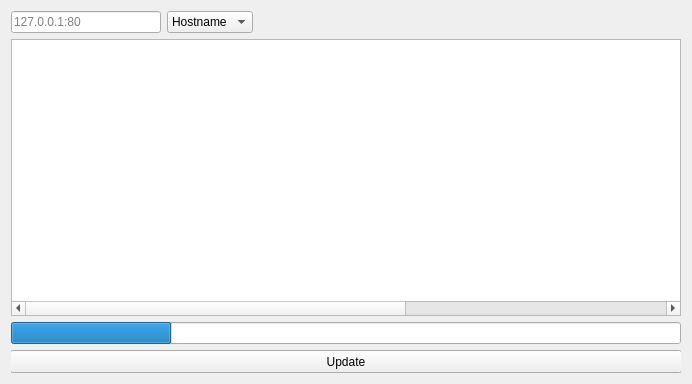
<?xml version="1.0" encoding="UTF-8"?>
<ui version="4.0">
	<class>Form</class>
	<widget class="QWidget" name="Form">
		<property name="enabled">
			<bool>true</bool>
		</property>
		<property name="geometry">
			<rect>
				<x>0</x>
				<y>0</y>
				<width>692</width>
				<height>384</height>
			</rect>
		</property>
		<property name="minimumSize">
			<size>
				<width>640</width>
				<height>384</height>
			</size>
		</property>
		<property name="maximumSize">
			<size>
				<width>1920</width>
				<height>1080</height>
			</size>
		</property>
		<property name="mouseTracking">
			<bool>false</bool>
		</property>
		<property name="windowTitle">
			<string>Form</string>
		</property>
		<property name="autoFillBackground">
			<bool>false</bool>
		</property>
		<layout class="QVBoxLayout" name="verticalLayout">
			<item>
				<layout class="QHBoxLayout" name="horizontalLayout">
					<property name="topMargin">
						<number>0</number>
					</property>
					<item>
						<widget class="QLineEdit" name="IpAddressLineEdit">
							<property name="maximumSize">
								<size>
									<width>150</width>
									<height>16777215</height>
								</size>
							</property>
							<property name="placeholderText">
								<string>127.0.0.1:80</string>
							</property>
						</widget>
					</item>
					<item>
						<widget class="QComboBox" name="comboBox">
							<property name="sizePolicy">
								<sizepolicy hsizetype="Preferred" vsizetype="Fixed">
									<horstretch>0</horstretch>
									<verstretch>0</verstretch>
								</sizepolicy>
							</property>
							<item>
								<property name="text">
									<string>Hostname</string>
								</property>
							</item>
							<item>
								<property name="text">
									<string>IPv4</string>
								</property>
							</item>
							<item>
								<property name="text">
									<string>IPV6</string>
								</property>
							</item>
						</widget>
					</item>
					<item>
						<widget class="QLabel" name="Statuslabel">
							<property name="sizePolicy">
								<sizepolicy hsizetype="Fixed" vsizetype="Fixed">
									<horstretch>0</horstretch>
									<verstretch>0</verstretch>
								</sizepolicy>
							</property>
							<property name="minimumSize">
								<size>
									<width>20</width>
									<height>20</height>
								</size>
							</property>
							<property name="baseSize">
								<size>
									<width>0</width>
									<height>0</height>
								</size>
							</property>
							<property name="text">
								<string/>
							</property>
						</widget>
					</item>
					<item>
						<spacer name="horizontalSpacer">
							<property name="orientation">
								<enum>Qt::Horizontal</enum>
							</property>
							<property name="sizeHint" stdset="0">
								<size>
									<width>40</width>
									<height>20</height>
								</size>
							</property>
						</spacer>
					</item>
				</layout>
			</item>
			<item>
				<widget class="QTextBrowser" name="textBrowser">
					<property name="lineWrapMode">
						<enum>QTextEdit::NoWrap</enum>
					</property>
					<property name="html">
						<string>&lt;!DOCTYPE HTML PUBLIC &quot;-//W3C//DTD HTML 4.0//EN&quot; &quot;http://www.w3.org/TR/REC-html40/strict.dtd&quot;&gt;
							&lt;html&gt;&lt;head&gt;&lt;meta name=&quot;qrichtext&quot; content=&quot;1&quot; /&gt;&lt;style
							type=&quot;text/css&quot;&gt;
							p, li { white-space: pre-wrap; }
							&lt;/style&gt;&lt;/head&gt;&lt;body style=&quot; font-family:'MS Shell Dlg 2';
							font-size:8.25pt; font-weight:400; font-style:normal;&quot;&gt;
							&lt;p style=&quot; margin-top:0px; margin-bottom:0px; margin-left:0px; margin-right:0px;
							-qt-block-indent:0; text-indent:0px;&quot;&gt;&lt;span style=&quot; font-size:8pt;&quot;&gt;
							&lt;/span&gt;&lt;/p&gt;
							&lt;p style=&quot;-qt-paragraph-type:empty; margin-top:0px; margin-bottom:0px;
							margin-left:0px; margin-right:0px; -qt-block-indent:0; text-indent:0px; font-size:8pt;&quot;&gt;&lt;br
							/&gt;&lt;/p&gt;&lt;/body&gt;&lt;/html&gt;</string>
					</property>
				</widget>
			</item>
			<item>
				<widget class="QProgressBar" name="progressBar">
					<property name="value">
						<number>24</number>
					</property>
					<property name="textVisible">
						<bool>false</bool>
					</property>
				</widget>
			</item>
			<item>
				<widget class="QPushButton" name="UpdateButton">
					<property name="minimumSize">
						<size>
							<width>0</width>
							<height>23</height>
						</size>
					</property>
					<property name="styleSheet">
						<string notr="true">margin-left: -1px;
                            margin-right: -1px;
                        </string>
					</property>
					<property name="text">
						<string>Update</string>
					</property>
				</widget>
			</item>
		</layout>
	</widget>
	<resources/>
	<connections/>
</ui>
